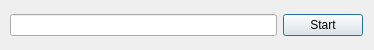
<?xml version="1.0" encoding="UTF-8"?>
<ui version="4.0">
 <class>Dialog_start</class>
 <widget class="QDialog" name="dialog_start">
  <property name="geometry">
   <rect>
    <x>0</x>
    <y>0</y>
    <width>374</width>
    <height>50</height>
   </rect>
  </property>
  <property name="windowTitle">
   <string>Dialog</string>
  </property>
  <widget class="QWidget" name="layoutWidget">
   <property name="geometry">
    <rect>
     <x>10</x>
     <y>10</y>
     <width>353</width>
     <height>31</height>
    </rect>
   </property>
   <layout class="QHBoxLayout" name="horizontalLayout_2">
    <item>
     <widget class="QLineEdit" name="lineEdit"/>
    </item>
    <item>
     <widget class="QPushButton" name="btn_start">
      <property name="text">
       <string>Start</string>
      </property>
     </widget>
    </item>
   </layout>
  </widget>
 </widget>
 <resources/>
 <connections/>
</ui>
